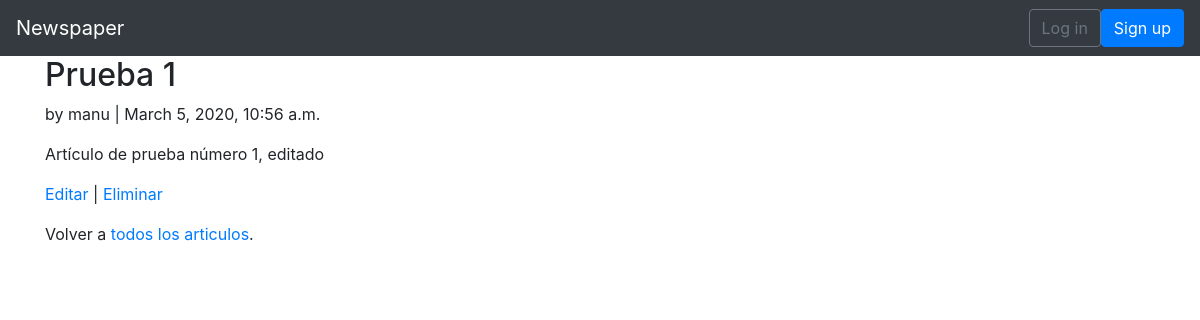
/articles/1/, run on the app's committed database.
### articles/models.py (models this page shows)
class Article(models.Model):
    title = models.CharField(max_length=255)
    body = models.TextField()
    date = models.DateTimeField(auto_now_add=True)
    author = models.ForeignKey(
        settings.AUTH_USER_MODEL,
        on_delete=models.CASCADE,
    )

### users/models.py (models this page shows)
class CustomUser(AbstractUser):
    age = models.PositiveIntegerField(default=0)

### articles/views.py (the view)
# urls.py: path('<int:pk>/', views.ArticleDetailView.as_view(),
class ArticleDetailView(DetailView):
    model = models.Article
    template_name = 'article_detail.html'
    login_url = 'login'

### templates/article_detail.html
{% extends 'base.html' %}
{% block content %}
<div class="article-entry">
    <h2>{{ object.title }}</h2>
    <p>by {{ object.author }} | {{ object.date }}</p>
    <p>{{ object.body }}</p>
</div>
<p><a href="{% url 'article_edit' article.pk %}">Editar</a> | <a
        href="{% url 'article_delete' article.pk %}">Eliminar</a>
</p>
<p>Volver a <a href="{% url 'article_list' %}">todos los articulos</a>.</p>
{% endblock content %}

### data on the page
Article: title "Prueba 1", author "manu", date "March 5, 2020, 10:56 a.m.", body "Artículo de prueba número 1, editado"
